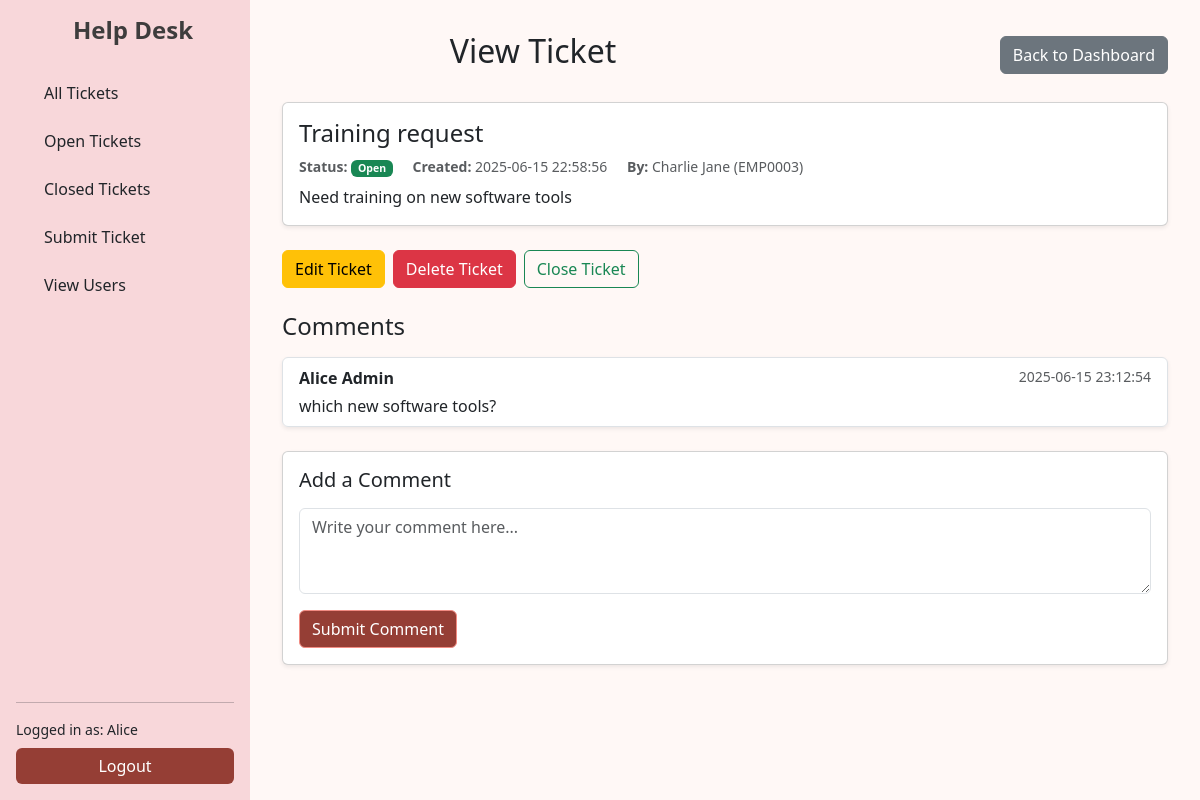
Page /ticket/19 (signed in) on the committed database.
### tables this page shows
CREATE TABLE tickets (
    id INTEGER PRIMARY KEY AUTOINCREMENT,
    title TEXT NOT NULL,
    description TEXT NOT NULL,
    status TEXT DEFAULT 'Open',
    user_id INTEGER,
    created_at TIMESTAMP DEFAULT CURRENT_TIMESTAMP,
    updated_at TIMESTAMP DEFAULT CURRENT_TIMESTAMP,
    FOREIGN KEY (user_id) REFERENCES users(id) ON DELETE CASCADE
);

CREATE TABLE users (
  id INTEGER PRIMARY KEY AUTOINCREMENT,
  email TEXT NOT NULL UNIQUE,
  password TEXT NOT NULL,
  first_name TEXT,
  last_name TEXT,
  employee_id TEXT,
  role TEXT CHECK(role IN ('admin', 'employee')) NOT NULL
);

CREATE TABLE comments (
    id INTEGER PRIMARY KEY AUTOINCREMENT,
    ticket_id INTEGER NOT NULL,
    user_id INTEGER NOT NULL,
    content TEXT NOT NULL,
    created_at TIMESTAMP DEFAULT CURRENT_TIMESTAMP,
    FOREIGN KEY (ticket_id) REFERENCES tickets(id) ON DELETE CASCADE,
    FOREIGN KEY (user_id) REFERENCES users(id) ON DELETE CASCADE
);

### app.py (the view)
@app.route('/ticket/<int:ticket_id>')
def view_ticket(ticket_id):
    if 'user_id' not in session:
        return redirect(url_for('login'))
    db = get_db()
    ticket = db.execute('''
        SELECT t.*,
            u.employee_id,
            u.first_name || ' ' || u.last_name AS creator_name
        FROM tickets t
        JOIN users u ON t.user_id = u.id
        WHERE t.id = ?
    ''', (ticket_id,)).fetchone()
    comments = db.execute('''
        SELECT c.content, c.created_at, u.first_name || ' ' || u.last_name AS author
        FROM comments c
        JOIN users u ON c.user_id = u.id
        WHERE c.ticket_id = ?
        ORDER BY c.created_at
    ''', (ticket_id,)).fetchall()
    return render_template('view_ticket.html', ticket=ticket, comments=comments)

### app.py (called while the page is built)
def connect_db():
    rv = sqlite3.connect(app.config['DATABASE'])
    rv.row_factory = sqlite3.Row
    return rv

def get_db():
    if 'sqlite_db' not in g:
        g.sqlite_db = connect_db()
    return g.sqlite_db

### templates/view_ticket.html (shortened to what this page needs)
{% extends 'base_dashboard.html' %}
{% block content %}
<div class="d-flex align-items-center mb-4">
  <h2 class="me-auto">View Ticket</h2>
  <a href="{{ url_for('dashboard') }}" class="btn btn-secondary">Back to Dashboard</a>
</div>
<div class="card shadow-sm mb-4">
  <div class="card-body">
    <h4 class="mb-2">{{ ticket['title'] }}</h4>
    <div class="mb-2 text-muted small">
      <span class="me-3"><strong>Status:</strong>
        <span class="badge {{ 'bg-danger' if ticket['status'] == 'Closed' else 'bg-success' }}">
          {{ ticket['status'] }}
        </span>
      </span>
      <span class="me-3"><strong>Created:</strong> {{ ticket['created_at'] }}</span>
      <span><strong>By:</strong> {{ ticket['creator_name'] }} ({{ ticket['employee_id'] }})</span>
    </div>
    <p class="mb-0">{{ ticket['description'] }}</p>
  </div>
</div>
<div class="d-flex flex-wrap gap-2 mb-4">
  {% if session['user_id'] == ticket['user_id'] or session['role'] == 'admin' %}
    {% if ticket['status'] != 'Closed' %}
      <a href="{{ url_for('edit_ticket', ticket_id=ticket['id']) }}" class="btn btn-warning">Edit Ticket</a>
    {% endif %}
    {% if session['role'] == 'admin' %}
      <form method="POST" action="{{ url_for('delete_ticket', ticket_id=ticket['id']) }}" onsubmit="return confirm('Are you sure you want to delete this ticket?');" class="m-0">
        <button type="submit" class="btn btn-danger">Delete Ticket</button>
      </form>
    {% endif %}
      {% if ticket['status'] != 'Closed' %}
        <form method="POST" action="{{ url_for('close_ticket', ticket_id=ticket['id']) }}" class="m-0">
          <button type="submit" class="btn btn-outline-success">Close Ticket</button>
        </form>
      {% endif %}
  {% endif %}
</div>
<div class="mb-4">
  <h4 class="mb-3">Comments</h4>
  {% if comments %}
    <ul class="list-group shadow-sm">
      {% for comment in comments %}
        <li class="list-group-item">
          <div class="d-flex justify-content-between mb-1">
            <strong>{{ comment['author'] }}</strong>
            <small class="text-muted">{{ comment['created_at'] }}</small>
          </div>
          <div>{{ comment['content'] }}</div>
        </li>
      {% endfor %}
    </ul>
  {% else %}
    <div class="alert alert-info">No comments yet.</div>
  {% endif %}
</div>
{% if ticket['status'] != 'Closed' %}
  <div class="card shadow-sm">
    <div class="card-body">
      <h5 class="card-title mb-3">Add a Comment</h5>
      <form method="POST" action="{{ url_for('add_comment', ticket_id=ticket['id']) }}">
        <div class="mb-3">
          <textarea class="form-control" name="content" rows="3" placeholder="Write your comment here..." required></textarea>
        </div>
        <button type="submit" class="btn btn-primary">Submit Comment</button>
      </form>
    </div>
  </div>
{% else %}
  <div class="alert alert-warning">This ticket is closed. Comments are disabled.</div>
{% endif %}
{% endblock %}

### static/css/style.css (style rules this page uses)
body { margin: 0; font-family: system-ui, sans-serif; background-color: #fff8f6; }
.btn-primary { background-color: #953e35; border-color: #f28b82; color: #fff; }
.btn-secondary { background-color: #6c757d; border-color: #6c757d; color: #fff; }

### rows in the picture
tickets: title "Training request", status "Open", created_at "2025-06-15 22:58:56", description "Need training on new software tools"
users: employee_id "EMP0003"
comments: author "Alice Admin", created_at "2025-06-15 23:12:54", content "which new software tools?"

### other values in the picture
{{ session.get('first_name', 'Guest') }} "Alice"
{{ ticket['creator_name'] }} "Charlie Jane"
